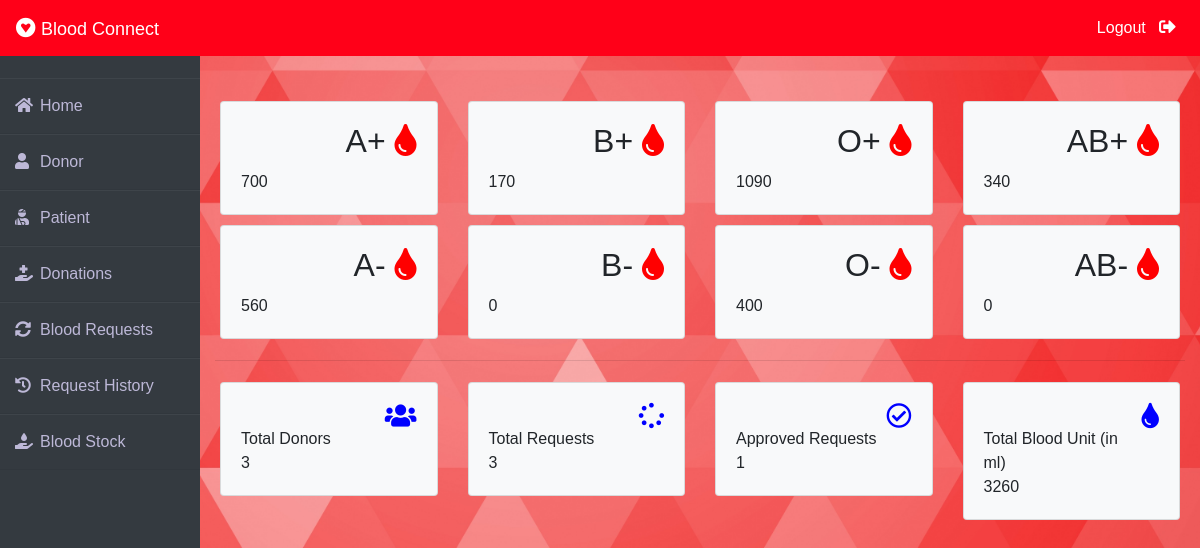
Page /admin-dashboard (signed in) on the committed database.
### blood/models.py (models this page shows, shortened)
class Stock(models.Model):
    bloodgroup = models.CharField(max_length=10)
    unit = models.PositiveIntegerField(default=0)

### blood/views.py (the view)
# urls.py: path('admin-dashboard', views.admin_dashboard_view,name='admin-dashboard'),
@login_required(login_url='adminlogin')
def admin_dashboard_view(request):
    totalunit=models.Stock.objects.aggregate(Sum('unit'))
    dict={
        'A1':models.Stock.objects.get(bloodgroup="A+"),
        'A2':models.Stock.objects.get(bloodgroup="A-"),
        'B1':models.Stock.objects.get(bloodgroup="B+"),
        'B2':models.Stock.objects.get(bloodgroup="B-"),
        'AB1':models.Stock.objects.get(bloodgroup="AB+"),
        'AB2':models.Stock.objects.get(bloodgroup="AB-"),
        'O1':models.Stock.objects.get(bloodgroup="O+"),
        'O2':models.Stock.objects.get(bloodgroup="O-"),
        'totaldonors':dmodels.Donor.objects.all().count(),
        'totalbloodunit':totalunit['unit__sum'],
        'totalrequest':models.BloodRequest.objects.all().count(),
        'totalapprovedrequest':models.BloodRequest.objects.all().filter(status='Approved').count()
    }
    return render(request,'blood/admin_dashboard.html',context=dict)

### templates/blood/admin_dashboard.html
{% extends 'blood/adminbase.html' %}
{% block content %}
{% load static %}
<br><br>
<body style="background-image: url('{% static "image/2.jpg" %}'); background-size: cover; background-position: center; background-attachment: fixed;">
<div class="container">
    <div class="row">
        <div class="col-sm-3">
          <div class="card bg-light">
            <div class="card-body">
                <div class="blood">
                    <h2>A+ <i class="fas fa-tint"></i></h2>
                </div><br><br>
                <div>
                    {{A1.unit}}
                </div>
            </div>
          </div>
        </div>
        <div class="col-sm-3">
            <div class="card bg-light">
                <div class="card-body">
                    <div class="blood">
                        <h2>B+ <i class="fas fa-tint"></i></h2>
                    </div><br><br>
                    <div>
                      {{B1.unit}}
                    </div>
                </div>
              </div>
        </div>
        <div class="col-sm-3">
            <div class="card bg-light">
                <div class="card-body">
                    <div class="blood">
                        <h2>O+ <i class="fas fa-tint"></i></h2>
                    </div><br><br>
                    <div>
                      {{O1.unit}}
                    </div>
                </div>
              </div>
          </div>
          <div class="col-sm-3">
            <div class="card bg-light">
                <div class="card-body">
                    <div class="blood">
                        <h2>AB+ <i class="fas fa-tint"></i></h2>
                    </div><br><br>
                    <div>
                      {{AB1.unit}}
                    </div>
                </div>
              </div>
          </div>
      </div>
      <div class="row">
        <div class="col-sm-3">
          <div class="card bg-light">
            <div class="card-body">
                <div class="blood">
                    <h2>A- <i class="fas fa-tint"></i></h2>
                </div><br><br>
                <div>
                  {{A2.unit}}
                </div>
            </div>
          </div>
        </div>
        <div class="col-sm-3">
            <div class="card bg-light">
                <div class="card-body">
                    <div class="blood">
                        <h2>B- <i class="fas fa-tint"></i></h2>
                    </div><br><br>
                    <div>
                      {{B2.unit}}
                    </div>
                </div>
              </div>
        </div>
        <div class="col-sm-3">
            <div class="card bg-light">
                <div class="card-body">
                    <div class="blood">
                        <h2>O- <i class="fas fa-tint"></i></h2>
                    </div><br><br>
                    <div>
                      {{O2.unit}}
                    </div>
                </div>
              </div>
          </div>
          <div class="col-sm-3">
            <div class="card bg-light">
                <div class="card-body">
                    <div class="blood">
                        <h2>AB- <i class="fas fa-tint"></i></h2>
                    </div><br><br>
                    <div>
                      {{AB2.unit}}
                    </div>
                </div>
              </div>
          </div>
      </div>
<hr>
    <div class="row">
      <div class="col-sm-3">
        <div class="card bg-light">
          <div class="card-body">
              <div class="blood">
                  <i class="fas fa-users"></i>
              </div><br>
              <div>
                  Total Donors <br>
                  {{totaldonors}}
              </div>
          </div>
        </div>
      </div>
      <div class="col-sm-3">
          <div class="card bg-light">
              <div class="card-body">
                  <div class="blood">
                      <i class="fas fa-spinner"></i>
                  </div><br>
                  <div>
                      Total Requests <br>
                     {{totalrequest}}
                  </div>
              </div>
            </div>
      </div>
      <div class="col-sm-3">
          <div class="card bg-light">
              <div class="card-body">
                  <div class="blood">
                      <i class="far fa-check-circle"></i>
                  </div><br>
                  <div>
                      Approved Requests <br>
                      {{totalapprovedrequest}}
                  </div>
              </div>
            </div>
        </div>
        <div class="col-sm-3">
          <div class="card bg-light">
              <div class="card-body">
                  <div class="blood">
                      <i class="fas fa-tint xyz"></i>
                  </div><br>
                  <div>
                      Total Blood Unit (in ml) <br>
                      {{totalbloodunit}}
                  </div>
              </div>
            </div>
        </div>
    </div>
</div>
</body>
{% endblock content %}

### templates/blood/adminbase.html (style rules this page uses)
.row { padding: 5px; }
.fa-tint { color: red; }
.blood { float: right; }
.fa-users { color: blue; font-size: 3ex; }
.fa-spinner { color: blue; font-size: 3ex; }
.fa-check-circle { color: blue; font-size: 3ex; }
.xyz { color: blue; font-size: 3ex; }
* { margin: 0; padding: 0; box-sizing: border-box; list-style: none; text-decoration: none; font-family: 'Josefin Sans', sans-serif; }
body { background-color: #f3f5f9; }

### rows in the picture
Stock: unit "700"
Stock: unit "170"
Stock: unit "1090"
Stock: unit "340"
Stock: unit "560"
Stock: unit "0"
Stock: unit "400"
Stock: unit "0"

### other values in the picture
{{ totaldonors }} "3"
{{ totalrequest }} "3"
{{ totalapprovedrequest }} "1"
{{ totalbloodunit }} "3260"
